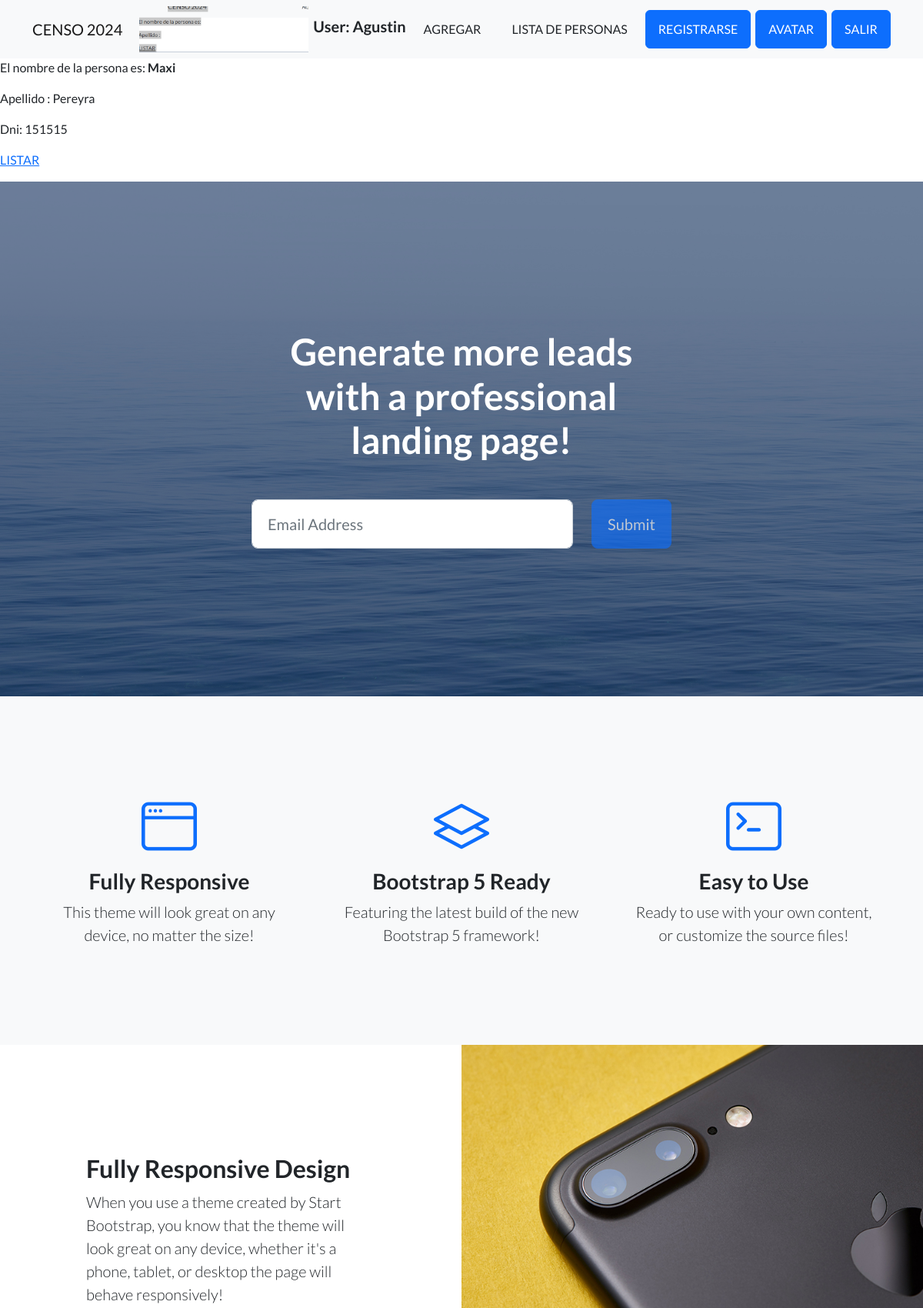
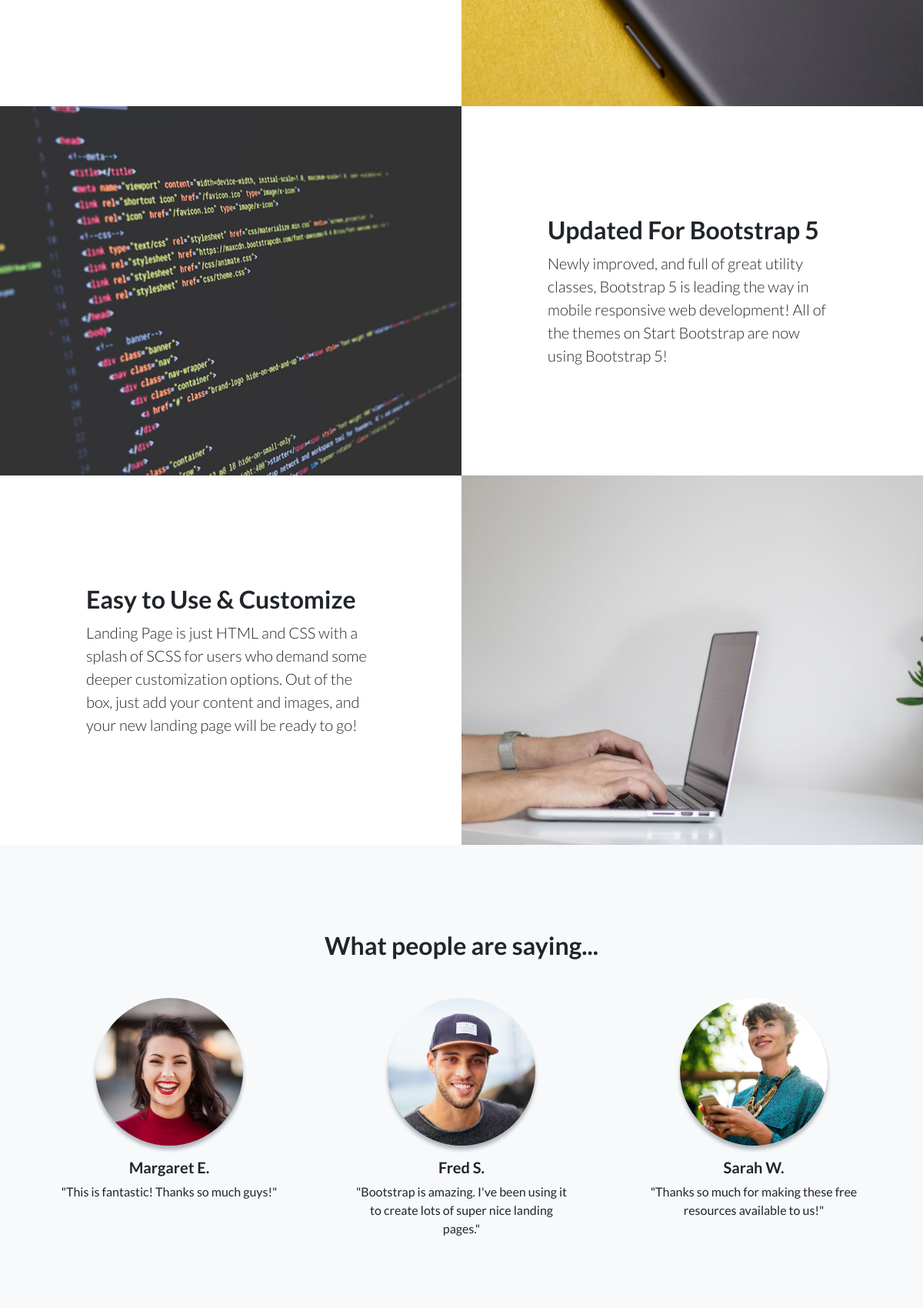
The app's page /app/persona/44 (signed in, upper part) with its own data (2 pictures, top to bottom).
### accounts/models.py (models this page shows)
class Avatar(models.Model):
    user = models.OneToOneField(User, on_delete=models.CASCADE)
    imagen = models.ImageField(upload_to= "avatares", null= True, blank=True)

### Appcoder/models.py (models this page shows, shortened)
class Hombre(models.Model): # SE CREA MODELOS CON SUS CARACTERISTICAS
     nombre = models.CharField(max_length=40)
     apellido = models.CharField(max_length=30)
     dni = models.IntegerField()

### Appcoder/views.py (the view)
# urls.py: path('persona/<int:pk>', HombreDetalle.as_view(), name="HombreDetail"), # SE AGREGA ASI EN LA URL PARA QUE TOME EL NUMERO DE ID DE LA PERSONA
class HombreDetalle(LoginRequiredMixin, DetailView): # MUESTRA MAS INFO DE LAS PERSONAS AGREGADAS
    model = Hombre
    template_name = "Appcoder/hombre_detalle.html"

### Templates/Appcoder/hombre_detalle.html
{% extends 'base.html' %}
{% block cambio %}
    <p>El nombre de la persona es: <b>{{object.nombre}}</b></p>
<p>Apellido : {{object.apellido}} </p>
<p>Dni: {{object.dni}}</p>
<p>
    <a href="{% url 'HombreView' %}" >LISTAR</a>
</p>
{% endblock %}

### Templates/navigation/navigation.html
<nav class="navbar navbar-light bg-light static-top">
            <div class="container">
                <a class="navbar-brand" href="#!">CENSO 2024</a>
                {% if user.is_authenticated %}
                 <img style="height: 60px" src="{{ user.avatar.imagen.url }}" alt="">
                <h5>User: {{ user.get_username }}</h5>
                {% else %}
                <a class="btn btn-brand" href="/accounts/login/">INGRESAR</a>
                {% endif %}
                <a class="btn btn-brand" href="/app/agregar/">AGREGAR</a>
                <a class="btn btn-brand" href="/app/lista/">LISTA DE PERSONAS</a>
                <a class="btn btn-primary" href="/accounts/register/">REGISTRARSE</a>
                <a class="btn btn-primary" href="/accounts/avatar">AVATAR</a>
                <a class="btn btn-primary" href="/accounts/logout/">SALIR</a>
            </div>
        </nav>

### records on screen
Hombre: nombre "Maxi", apellido "Pereyra", dni "151515"

### other values on screen
{{ user.get_username }} "Agustin"
